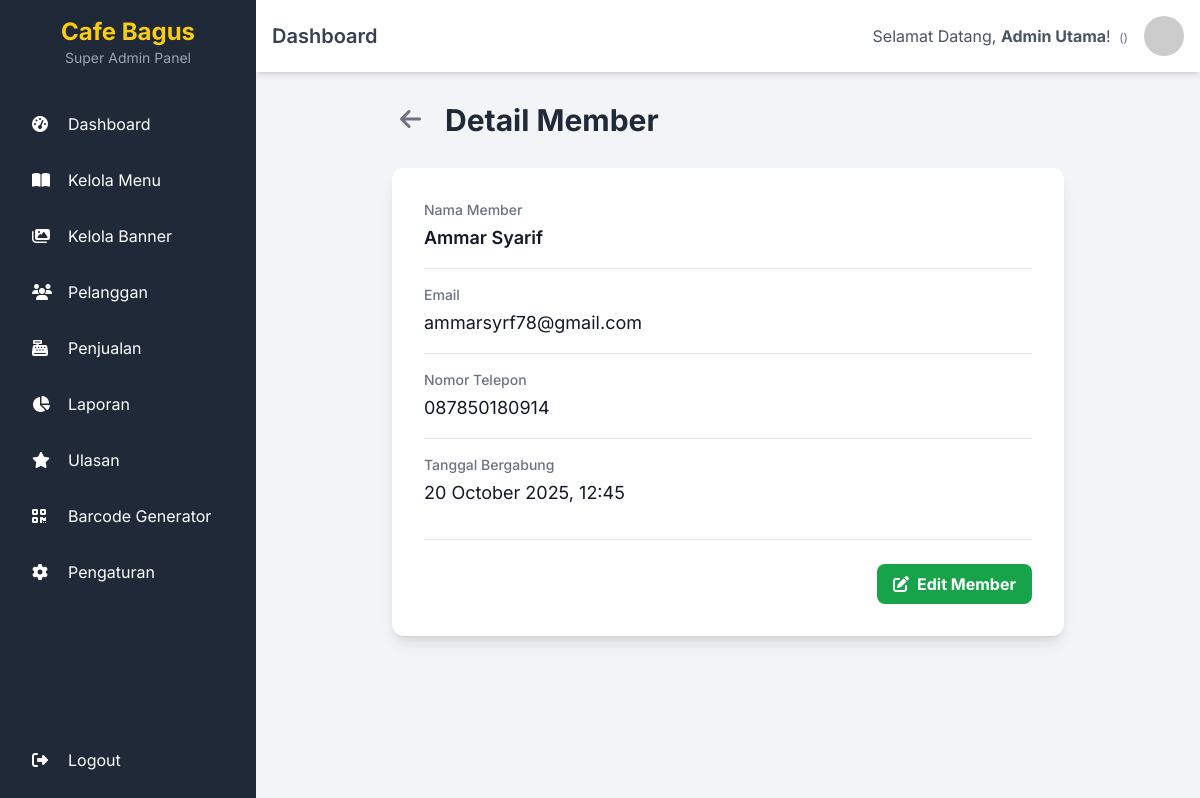
The page /admin/pelanggan/detail_pelanggan.php?id=1 (signed in) on the database its author committed.
### tables this page shows
CREATE TABLE `settings` (
  `id` int(10) UNSIGNED NOT NULL,
  `setting_name` varchar(191) NOT NULL,
  `setting_value` text DEFAULT NULL,
  `created_at` timestamp NOT NULL DEFAULT current_timestamp()
);

CREATE TABLE `members` (
  `id` int(10) UNSIGNED NOT NULL,
  `name` varchar(255) NOT NULL,
  `email` varchar(255) NOT NULL,
  `password` varchar(255) NOT NULL,
  `phone` varchar(30) DEFAULT NULL,
  `phone_number` varchar(30) DEFAULT NULL,
  `profile_image_url` varchar(255) DEFAULT NULL,
  `created_at` timestamp NOT NULL DEFAULT current_timestamp()
);

### admin/pelanggan/detail_pelanggan.php (the view, shortened to what this page needs)
<?php
require_once '../includes/header.php';
require_once '../../app/config/db_connect.php';
$user_id = $_GET['id'];
$user = null;
$sql = "SELECT id, name, email, phone_number, created_at FROM members WHERE id = ?";
if ($stmt = $conn->prepare($sql)) {
    $stmt->bind_param("i", $user_id);
    $stmt->execute();
    $result = $stmt->get_result();
    if ($result->num_rows === 1) {
        $user = $result->fetch_assoc();
    }
}
?>
<div class="container mx-auto">
    <div class="max-w-2xl mx-auto">
        <div class="flex items-center mb-6">
            <a href="pelanggan.php" title="Kembali" class="text-gray-500 hover:text-blue-600 transition duration-300 text-2xl p-2 rounded-full hover:bg-gray-100 mr-4">
                <i class="fas fa-arrow-left"></i>
            </a>
            <h1 class="text-3xl font-bold text-gray-800">Detail Member</h1>
        </div>
        <?php if ($user): ?>
            <div class="bg-white rounded-xl shadow-lg p-8">
                <div class="space-y-4">
                    <div>
                        <h3 class="text-sm font-medium text-gray-500">Nama Member</h3>
                        <p class="mt-1 text-lg text-gray-900 font-semibold"><?= htmlspecialchars($user['name']) ?></p>
                    </div>
                    <div class="border-t border-gray-200 pt-4">
                        <h3 class="text-sm font-medium text-gray-500">Email</h3>
                        <p class="mt-1 text-lg text-gray-900"><?= htmlspecialchars($user['email'] ?? 'Tidak ada data') ?></p>
                    </div>
                    <div class="border-t border-gray-200 pt-4">
                        <h3 class="text-sm font-medium text-gray-500">Nomor Telepon</h3>
                        <p class="mt-1 text-lg text-gray-900"><?= htmlspecialchars($user['phone_number'] ?? 'Tidak ada data') ?></p>
                    </div>
                    <div class="border-t border-gray-200 pt-4">
                        <h3 class="text-sm font-medium text-gray-500">Tanggal Bergabung</h3>
                        <p class="mt-1 text-lg text-gray-900"><?= date('d F Y, H:i', strtotime($user['created_at'])) ?></p>
                    </div>
                </div>
                <div class="mt-8 pt-6 border-t border-gray-200 flex justify-end">
                    <a href="edit_pelanggan.php?id=<?= $user['id'] ?>" class="bg-green-600 hover:bg-green-700 text-white font-bold py-2 px-4 rounded-lg flex items-center">
                        <i class="fas fa-edit mr-2"></i> Edit Member
                    </a>
                </div>
            </div>
        <?php endif; ?>
    </div>
</div>
<?php
require_once '../includes/footer.php';
?>

### admin/includes/header.php (shortened to what this page needs)
<?php
require_once __DIR__ . '/../../app/config/config.php';
$nama_toko = 'Toko Kopi Anda';
try {
    $stmt = $pdo->prepare("SELECT setting_value FROM settings WHERE setting_name = 'cafe_name'");
    $stmt->execute();
    $pengaturan = $stmt->fetch(PDO::FETCH_ASSOC);
    if ($pengaturan && !empty($pengaturan['setting_value'])) {
        $nama_toko = $pengaturan['setting_value'];
    }
} catch (PDOException $e) {
}
$user_name = 'Admin';
try {
    if (isset($_SESSION['user']) && is_array($_SESSION['user'])) {
        if (!empty($_SESSION['user']['name'])) {
            $user_name = $_SESSION['user']['name'];
        }
    }
} catch (PDOException $e) {
    error_log("Error fetching user name: " . $e->getMessage());
}
?>
<!DOCTYPE html>
<html lang="id">
<head>
    <script src="https://cdn.tailwindcss.com"></script>
    <link rel="stylesheet" href="https://cdnjs.cloudflare.com/ajax/libs/font-awesome/6.5.1/css/all.min.css">
</head>
<body class="bg-gray-100 h-screen overflow-hidden relative">
    <div class="flex h-full">
        <aside id="sidebar" class="w-64 bg-gray-800 text-white p-4 flex-col fixed inset-y-0 left-0 transform -translate-x-full md:relative md:translate-x-0 transition-transform duration-300 ease-in-out z-30 flex">
            <div class="mb-8 text-center">
                <h1 class="text-2xl font-bold text-yellow-400"><?= htmlspecialchars($nama_toko) ?></h1>
                <p class="text-sm text-gray-400">Super Admin Panel</p>
            </div>
            <nav class="flex-grow">
                <a href="<?= BASE_URL ?>admin/index.php" class="sidebar-link flex items-center py-3 px-4 rounded-lg transition duration-200 hover:bg-gray-700">
                    <i class="fas fa-tachometer-alt w-6 mr-3"></i> Dashboard
                </a>
                <a href="<?= BASE_URL ?>admin/menu/kelolamenu.php" class="sidebar-link flex items-center py-3 px-4 rounded-lg transition duration-200 hover:bg-gray-700 mt-2">
                    <i class="fas fa-book-open w-6 mr-3"></i> Kelola Menu
                </a>
                <a href="<?= BASE_URL ?>admin/banner/kelola_banner.php" class="sidebar-link flex items-center py-3 px-4 rounded-lg transition duration-200 hover:bg-gray-700 mt-2">
                    <i class="fas fa-images w-6 mr-3"></i> Kelola Banner
                </a>
                <a href="<?= BASE_URL ?>admin/pelanggan/pelanggan.php" class="sidebar-link flex items-center py-3 px-4 rounded-lg transition duration-200 hover:bg-gray-700 mt-2">
                    <i class="fas fa-users w-6 mr-3"></i> Pelanggan
                </a>
                <a href="<?= BASE_URL ?>admin/penjualan/penjualan.php" class="sidebar-link flex items-center py-3 px-4 rounded-lg transition duration-200 hover:bg-gray-700 mt-2">
                    <i class="fas fa-cash-register w-6 mr-3"></i> Penjualan
                </a>
                <a href="<?= BASE_URL ?>admin/laporan.php" class="sidebar-link flex items-center py-3 px-4 rounded-lg transition duration-200 hover:bg-gray-700 mt-2">
                    <i class="fas fa-chart-pie w-6 mr-3"></i> Laporan
                </a>
                <a href="<?= BASE_URL ?>admin/ulasan.php" class="sidebar-link flex items-center py-3 px-4 rounded-lg transition duration-200 hover:bg-gray-700 mt-2">
                    <i class="fas fa-star w-6 mr-3"></i> Ulasan
                </a>
                <a href="<?= BASE_URL ?>admin/barcode_generator.php" class="sidebar-link flex items-center py-3 px-4 rounded-lg transition duration-200 hover:bg-gray-700 mt-2">
                    <i class="fas fa-qrcode w-6 mr-3"></i> Barcode Generator
                </a>
                <a href="<?= BASE_URL ?>admin/pengaturan.php" class="sidebar-link flex items-center py-3 px-4 rounded-lg transition duration-200 hover:bg-gray-700 mt-2">
                    <i class="fas fa-cog w-6 mr-3"></i> Pengaturan
                </a>
            </nav>
            <div class="mt-auto">
                <a href="<?= BASE_URL ?>auth/admin_logout.php" class="sidebar-link flex items-center py-3 px-4 rounded-lg transition duration-200 hover:bg-red-700 mt-2">
                    <i class="fas fa-sign-out-alt w-6 mr-3"></i> Logout
                </a>
            </div>
        </aside>
        <div class="flex-1 flex flex-col overflow-hidden">
            <header class="bg-white shadow-md p-4 flex justify-between items-center sticky top-0 z-10">
                <div class="flex items-center">
                    <h2 class="text-xl font-semibold text-gray-700" id="page-title">Dashboard</h2>
                </div>
                <div class="flex items-center">
                    <span class="text-gray-600 mr-4 hidden sm:block">
                        Selamat Datang, <strong><?= htmlspecialchars($user_name) ?></strong>!
                        <span class="text-xs text-gray-500 ml-1">(<?= ucfirst($_SESSION['admin_role'] ?? '') ?>)</span>
                    </span>
                    <img src="https://placehold.co/40x40/5958A1/FFFFFF?text=A" alt="Admin" class="rounded-full">
                </div>
            </header>
            <main class="p-6 flex-1 overflow-y-auto">

### admin/includes/header.php (style rules this page uses)
body { font-family: 'Inter', sans-serif; }

### rows shown on the page
settings: setting_value "Cafe Bagus"
members: name "Ammar Syarif", email "ammarsyrf78@gmail.com", phone_number "087850180914", created_at "20 October 2025, 12:45"

### other values the page prints
$user_name "Admin Utama"
